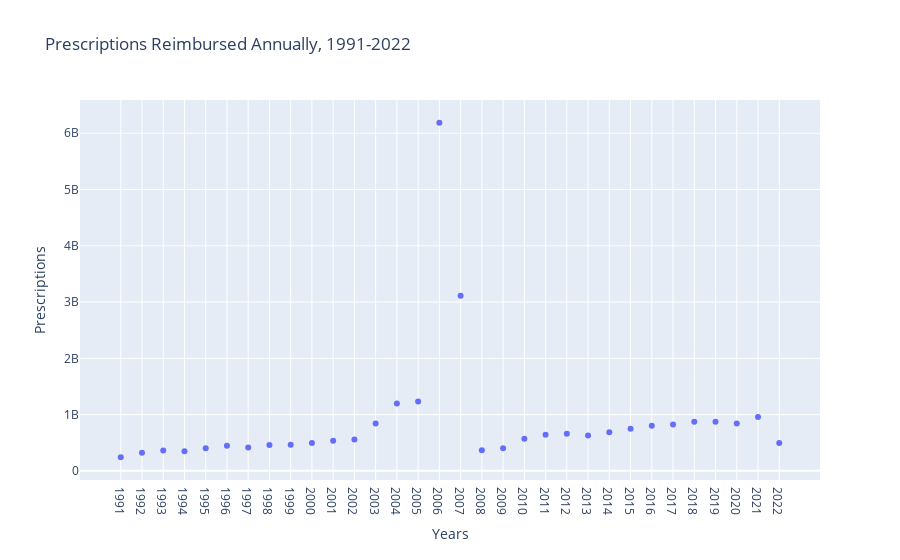

The notebook cell this image was saved under:
### Code cell
# summarize data

# empty dict
rx_state_year_summary = {}

# sum up data from each year
for i in rx_state_year_df.columns:
    
    rx_state_year_summary[i] = rx_state_year_df[i].sum()

# display data
display(rx_state_year_summary)

# visualize data
layout = go.Layout(xaxis={'title': 'Years'}, yaxis={'title': 'Prescriptions'}, title={'text': 'Prescriptions Reimbursed Annually, 1991-2022'})
fig = go.Figure(data=go.Scatter(x = list(tables.values()), y = list(rx_state_year_summary.values()), mode='markers'),layout=layout)
fig.update()
fig.show()

### Figure 1 — Plotly figure (JSON) as saved in the notebook; plotly's stock layout.template omitted (floating-point values rounded to 4 significant figures)
{"data": [{"mode": "markers", "type": "scatter", "x": ["1991", "1992", "1993", "1994", "1995", "1996", "1997", "1998", "1999", "2000", "2001", "2002", "2003", "2004", "2005", "2006", "2007", "2008", "2009", "2010", "2011", "2012", "2013", "2014", "2015", "2016", "2017", "2018", "2019", "2020", "2021", "2022"], "y": [241975424, 320471554, 363793176, 348455253, 403219401, 447120984, 416736153, 458084241, 463468618, 495990553, 536038292, 556909143, 839746362, 1197931517, 1231165865, 6186972180, 3112721139, 367511762, 402449861, 572160234, 640766761, 660531781, 627960111, 688315065, 748918544, 802811247, 824777045, 873795244, 874067162, 841833400, 958420722, 493550855]}], "layout": {"title": {"text": "Prescriptions Reimbursed Annually, 1991-2022"}, "xaxis": {"title": {"text": "Years"}}, "yaxis": {"title": {"text": "Prescriptions"}}}}
